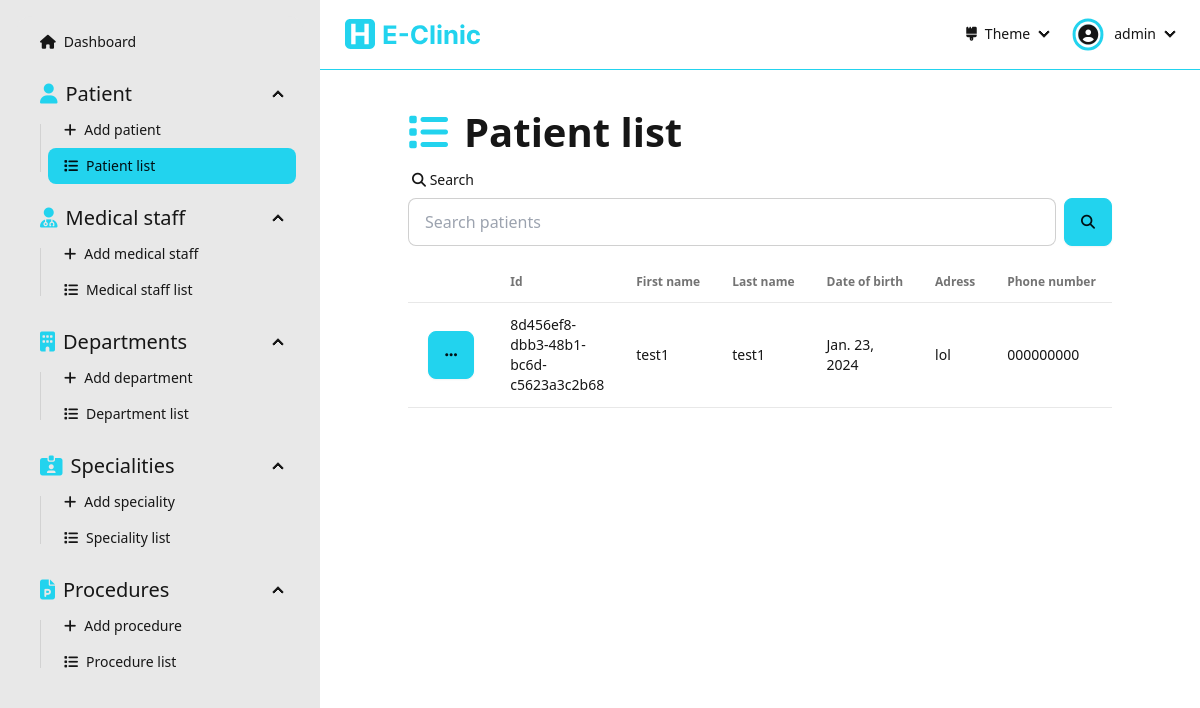
The app's page /dashboard/patients (signed in), older data.
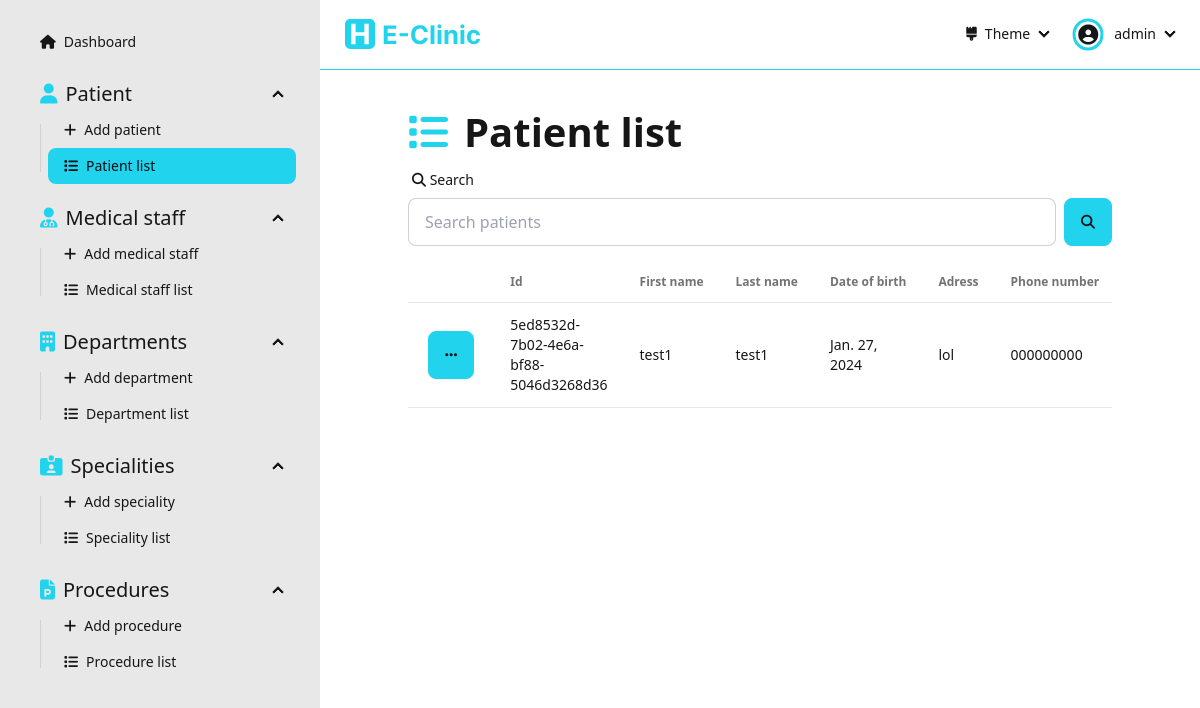
The same page, newer data.
### Dashboard/models.py (models this page shows, shortened)
class Patient(models.Model):
  id = models.UUIDField(primary_key=True, default=uuid.uuid4, editable=False)
  firstName = models.CharField(max_length=256, null=False)
  lastName = models.CharField(max_length=256, null=False)
  dateOfBirth = models.DateField(null=False)
  adress = models.CharField(max_length=256, null=False)
  phoneNumber = models.CharField(max_length=20, null=False, unique=True)
  email = models.CharField(max_length=254, null=False, unique=True)
  gender = models.CharField(max_length=6, choices=Genders.choices)
  createdAt = models.DateTimeField(auto_now_add=True)
  updatedAt = models.DateTimeField(auto_now=True)

### Dashboard/views/patient.py (the view)
# urls.py: path('dashboard/patients', patient.patientList, name='patient-list'),
@login_required(login_url='sign-in')
def patientList(request: HttpRequest):
  form = SearchForm(request.GET)
  patients = []
  if form.is_valid():
    search = form.cleaned_data['search']
    patients = Patient.objects.filter(
      Q(firstName__icontains=search) |
      Q(lastName__icontains=search) |
      Q(dateOfBirth__icontains=search) |
      Q(adress__icontains=search) |
      Q(phoneNumber__icontains=search) |
      Q(email__icontains=search) |
      Q(gender__icontains=search)
    )
  else:
    patients = Patient.objects.all()
  context = { 'patients': patients, 'form': form }
  return render(request, 'pages/patient/patient-list.html', context=context)

### Dashboard/forms.py
class SearchForm(forms.Form):
  search  = forms.CharField(required=False)

### Dashboard/templates/pages/patient/patient-list.html (shortened to what this page needs)
{% extends "layouts/dashboard.html" %}
{% load static %}
{% load widget_tweaks %}
{% block dashboard_content %}
  <div class="flex flex-1 flex-col items-center pb-[5rem]">
    <div class="flex flex-1 flex-col max-w-[90%] lg:max-w-[80%] justify-start w-full">
      <div class="text-[30pt] font-bold"><i class="fas fa-list text-primary mr-[1rem]"></i>Patient list</div>
      <form action="" method="get" class="mb-[1rem]">
        <label class="form-control w-full">
          <div class="label">
            <span class="label-text"><i class="fas fa-search"></i> Search</span>
          </div>
          <div class="flex">
            {% render_field form.search placeholder="Search patients" type="text" class+="input input-bordered w-full" %}
            <button class="btn btn-primary ml-[0.5rem]"><i class="fas fa-search"></i></button>
          </div>
        </label>
      </form>
      {% if patients.count > 0 %}
      <div class="overflow-x-auto flex-1 flex items-start">
        <table class="table table-pin-rows table-pin-cols table-zebra">
          <thead>
            <tr>
              <td></td>
              <td>Id</td>
              <td>First name</td>
              <td>Last name</td>
              <td>Date of birth</td>
              <td>Adress</td>
              <td>Phone number</td>
            </tr>
          </thead>
          <tbody>
            {% for patient in patients %}
              <tr>
                <td>
                  <div class="dropdown">
                    <div tabindex="0" role="button" class="btn btn-primary m-1"><i class="fas fa-ellipsis"></i></div>
                  </div>
                </td>
                <td>{{patient.id}}</td>
                <td>{{patient.firstName}}</td>
                <td>{{patient.lastName}}</td>
                <td>{{patient.dateOfBirth}}</td>
                <td>{{patient.adress}}</td>
                <td>{{patient.phoneNumber}}</td>
              </tr>
            {% endfor %}
          </tbody>
        </table>
      </div>
      {% else %}
        <div class="flex flex-1 flex-col justify-center items-center h-full w-full">
          <img class="h-[30%]" src="{% static "assets/empty-list.svg" %}" alt="empty-list">
          <div class="text-[20pt]">The list is empty</div>
        </div>
      {% endif %}
    </div>
  </div>
{% endblock dashboard_content %}

Row changes from the older to the newer data that the page shows:
removed Patient: id "8d456ef8-dbb3-48b1-bc6d-c5623a3c2b68", firstName "test1", lastName "test1", dateOfBirth "Jan. 23, 2024", adress "lol", phoneNumber "000000000"
added Patient: id "5ed8532d-7b02-4e6a-bf88-5046d3268d36", firstName "test1", lastName "test1", dateOfBirth "Jan. 27, 2024", adress "lol", phoneNumber "000000000"
